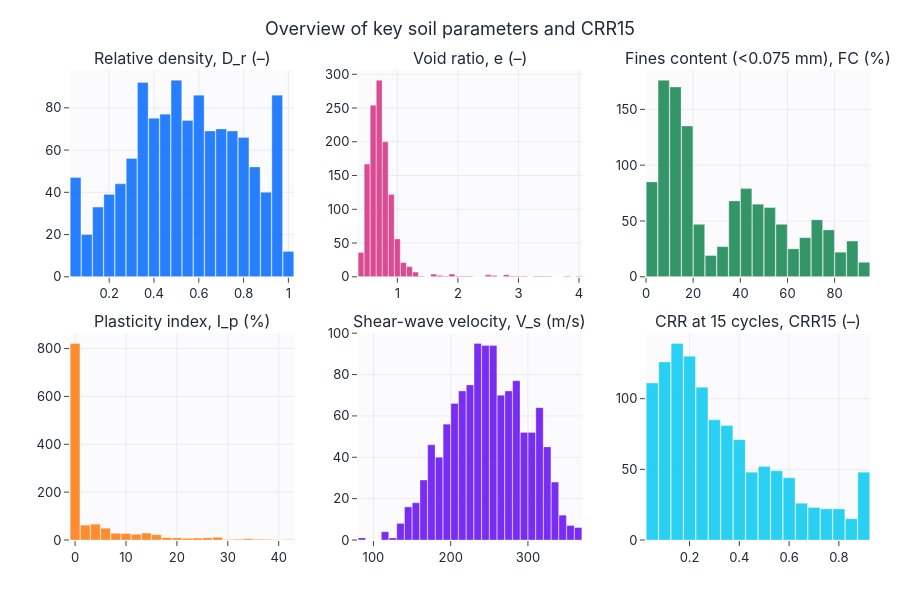

Notebook code cell kept with this figure:
### Markdown cell above
## Состав датасета по типам грунта (ГОСТ) и физическим параметрам

### Code cell
from liquefaction_ai.constants import SOIL_NAMES
counts = meta["soil_type"].map(SOIL_DISPLAY_NAMES_EN).value_counts()
display(counts.rename("N scenarios").to_frame())

overview_cols = ["D_r", "e", "fines_content", "I_p", "V_s", "crr_ref"]
histogram_grid(meta, columns=overview_cols,
               titles=[FEATURE_AXIS_LABELS_EN[c] for c in overview_cols],
               n_cols=3, title="Overview of key soil parameters and CRR15",
               save=SAVE_FIGS, fig_id="1_1_parameter_overview").show()

### Figure 1 — Plotly figure (JSON) as saved in the notebook; plotly's stock layout.template omitted (floating-point values rounded to 4 significant figures; data arrays with more than 128 entries replaced by an {"elided": "..."} marker saying what was removed)
{"data": [{"marker": {"color": "#0b6efd", "line": {"color": "white", "width": 0.3}}, "nbinsx": 40, "opacity": 0.88, "showlegend": false, "type": "histogram", "x": {"elided": "1200 float values"}, "xaxis": "x", "yaxis": "y"}, {"marker": {"color": "#d63384", "line": {"color": "white", "width": 0.3}}, "nbinsx": 40, "opacity": 0.88, "showlegend": false, "type": "histogram", "x": {"elided": "1200 float values"}, "xaxis": "x2", "yaxis": "y2"}, {"marker": {"color": "#198754", "line": {"color": "white", "width": 0.3}}, "nbinsx": 40, "opacity": 0.88, "showlegend": false, "type": "histogram", "x": {"elided": "1200 float values"}, "xaxis": "x3", "yaxis": "y3"}, {"marker": {"color": "#fd7e14", "line": {"color": "white", "width": 0.3}}, "nbinsx": 40, "opacity": 0.88, "showlegend": false, "type": "histogram", "x": {"elided": "1200 float values"}, "xaxis": "x4", "yaxis": "y4"}, {"marker": {"color": "#6610f2", "line": {"color": "white", "width": 0.3}}, "nbinsx": 40, "opacity": 0.88, "showlegend": false, "type": "histogram", "x": {"elided": "1200 float values"}, "xaxis": "x5", "yaxis": "y5"}, {"marker": {"color": "#0dcaf0", "line": {"color": "white", "width": 0.3}}, "nbinsx": 40, "opacity": 0.88, "showlegend": false, "type": "histogram", "x": {"elided": "1200 float values"}, "xaxis": "x6", "yaxis": "y6"}], "layout": {"annotations": [{"font": {"size": 16}, "showarrow": false, "text": "Relative density, D_r (–)", "x": 0.14, "xanchor": "center", "xref": "paper", "y": 1.0, "yanchor": "bottom", "yref": "paper"}, {"font": {"size": 16}, "showarrow": false, "text": "Void ratio, e (–)", "x": 0.5, "xanchor": "center", "xref": "paper", "y": 1.0, "yanchor": "bottom", "yref": "paper"}, {"font": {"size": 16}, "showarrow": false, "text": "Fines content (<0.075 mm), FC (%)", "x": 0.86, "xanchor": "center", "xref": "paper", "y": 1.0, "yanchor": "bottom", "yref": "paper"}, {"font": {"size": 16}, "showarrow": false, "text": "Plasticity index, I_p (%)", "x": 0.14, "xanchor": "center", "xref": "paper", "y": 0.44, "yanchor": "bottom", "yref": "paper"}, {"font": {"size": 16}, "showarrow": false, "text": "Shear-wave velocity, V_s (m/s)", "x": 0.5, "xanchor": "center", "xref": "paper", "y": 0.44, "yanchor": "bottom", "yref": "paper"}, {"font": {"size": 16}, "showarrow": false, "text": "CRR at 15 cycles, CRR15 (–)", "x": 0.86, "xanchor": "center", "xref": "paper", "y": 0.44, "yanchor": "bottom", "yref": "paper"}], "bargap": 0.05, "height": 600, "title": {"text": "Overview of key soil parameters and CRR15"}, "xaxis": {"anchor": "y", "domain": [0.0, 0.28]}, "xaxis2": {"anchor": "y2", "domain": [0.36, 0.64]}, "xaxis3": {"anchor": "y3", "domain": [0.72, 1.0]}, "xaxis4": {"anchor": "y4", "domain": [0.0, 0.28]}, "xaxis5": {"anchor": "y5", "domain": [0.36, 0.64]}, "xaxis6": {"anchor": "y6", "domain": [0.72, 1.0]}, "yaxis": {"anchor": "x", "domain": [0.56, 1.0]}, "yaxis2": {"anchor": "x2", "domain": [0.56, 1.0]}, "yaxis3": {"anchor": "x3", "domain": [0.56, 1.0]}, "yaxis4": {"anchor": "x4", "domain": [0.0, 0.44]}, "yaxis5": {"anchor": "x5", "domain": [0.0, 0.44]}, "yaxis6": {"anchor": "x6", "domain": [0.0, 0.44]}}}
